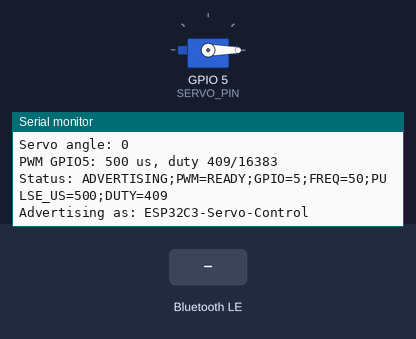
The sketch below on a simulated Seeed XIAO ESP32-C3. Parts: servo, the last lines printed to the serial monitor. The inputs (shaded band) are chosen by the test bench. Random numbers use the default seed unless the sketch sets one; nothing arrives over Bluetooth unless stated; servo pulses on a pin are drawn as a servo (544–2400 µs = 0–180°); a phone connects over Bluetooth LE 3 s after start.

Above: at 1.2 s.
1.3 s: Bluetooth LE write "HELLO" received
At 2.1 s:
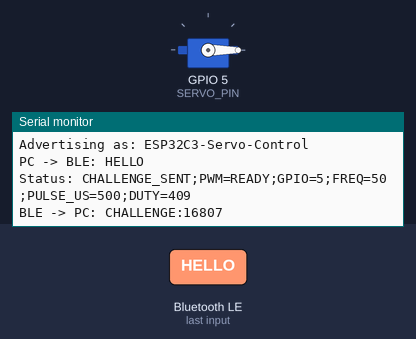
2.8 s: Bluetooth LE write "PING" received
At 2.96 s:
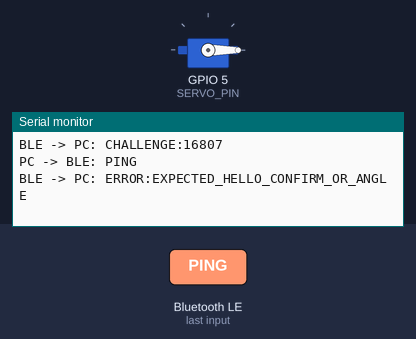
4.3 s: Bluetooth LE write "0" received
At 5.6 s:
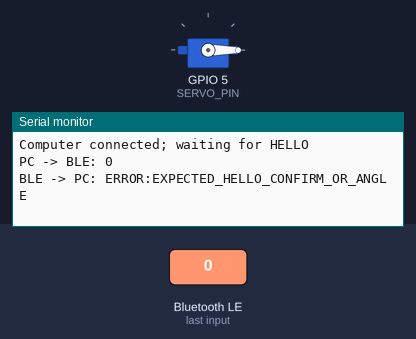

Measured:
- after the input at 1.3 s, the serial monitor: prints a new line at once (image 1)
- after the input at 2.8 s, the serial monitor: prints a new line at once (image 2)
- after the input at 4.3 s, the serial monitor: prints a new line at once (image 3)

The sketch:

esp32c3_ble_servo_control.ino
```cpp
#include <BLEDevice.h>
#include <BLEServer.h>
#include <BLEUtils.h>
#include <BLE2902.h>

constexpr char DEVICE_NAME[] = "ESP32C3-Servo-Control";
constexpr char SERVICE_UUID[] = "5ec5a100-1f4f-4d3c-9a1a-7cbf493a0001";
constexpr char RX_UUID[]      = "5ec5a101-1f4f-4d3c-9a1a-7cbf493a0001"; // Computer -> ESP32
constexpr char TX_UUID[]      = "5ec5a102-1f4f-4d3c-9a1a-7cbf493a0001"; // ESP32 -> computer (notify)
constexpr char STATUS_UUID[]  = "5ec5a103-1f4f-4d3c-9a1a-7cbf493a0001"; // Readable status

// Seeed XIAO ESP32-C3：芯片 GPIO5 对应开发板物理引脚 D3（不是 D5）。
constexpr int SERVO_PIN = 5;
constexpr int MIN_ANGLE = 0;
constexpr int MAX_ANGLE = 180;
constexpr uint32_t SERVO_FREQUENCY = 50;
// ESP32-C3 的 LEDC 最大分辨率为 14 位；设为 16 位会导致 LEDC 配置失败。
constexpr uint8_t PWM_RESOLUTION_BITS = 14;
constexpr uint32_t PWM_PERIOD_US = 1000000UL / SERVO_FREQUENCY;
constexpr uint32_t MIN_PULSE_US = 500;
constexpr uint32_t MAX_PULSE_US = 2400;
constexpr uint32_t MAX_DUTY = (1UL << PWM_RESOLUTION_BITS) - 1;

BLECharacteristic *txCharacteristic;
BLECharacteristic *statusCharacteristic;
BLEAdvertising *advertising;
bool connected = false;
bool handshakeComplete = false;
bool servoPwmReady = false;
uint32_t challenge = 0;
int currentAngle = MIN_ANGLE;
uint32_t currentPulseWidthUs = 0;
uint32_t currentDuty = 0;

String makeStatus(const String &state) {
  return state + ";PWM=" + (servoPwmReady ? "READY" : "NOT_READY")
    + ";GPIO=" + String(SERVO_PIN)
    + ";FREQ=" + String(SERVO_FREQUENCY)
    + ";PULSE_US=" + String(currentPulseWidthUs)
    + ";DUTY=" + String(currentDuty);
}

void setStatus(const String &state) {
  const String status = makeStatus(state);
  statusCharacteristic->setValue(status.c_str());
  Serial.println("Status: " + status);
}

void sendMessage(const String &message) {
  Serial.println("BLE -> PC: " + message);
  txCharacteristic->setValue(message.c_str());
  if (connected) txCharacteristic->notify();
}

bool setServoAngle(int angle) {
  if (!servoPwmReady) {
    Serial.println("ERROR: PWM is not initialized");
    return false;
  }

  const int targetAngle = constrain(angle, MIN_ANGLE, MAX_ANGLE);
  const uint32_t pulseWidthUs = map(targetAngle, MIN_ANGLE, MAX_ANGLE, MIN_PULSE_US, MAX_PULSE_US);
  const uint32_t duty = (pulseWidthUs * MAX_DUTY) / PWM_PERIOD_US;
  if (!ledcWrite(SERVO_PIN, duty)) {
    Serial.println("ERROR: LEDC duty write failed");
    servoPwmReady = false;
    return false;
  }

  currentAngle = targetAngle;
  currentPulseWidthUs = pulseWidthUs;
  currentDuty = duty;
  Serial.println("Servo angle: " + String(currentAngle));
  Serial.printf("PWM GPIO%d: %lu us, duty %lu/%lu\n", SERVO_PIN, pulseWidthUs, duty, MAX_DUTY);
  return true;
}

bool isUnsignedInteger(const String &value) {
  if (value.length() == 0) return false;
  for (size_t i = 0; i < value.length(); ++i) {
    if (!isDigit(value[i])) return false;
  }
  return true;
}

class ServerCallbacks : public BLEServerCallbacks {
  void onConnect(BLEServer *server) override {
    connected = true;
    handshakeComplete = false;
    setStatus("CONNECTED");
    Serial.println("Computer connected; waiting for HELLO");
  }

  void onDisconnect(BLEServer *server) override {
    connected = false;
    handshakeComplete = false;
    setStatus("ADVERTISING");
    delay(100);
    advertising->start();
    Serial.println("Computer disconnected; restarting advertising");
  }
};

class RxCallbacks : public BLECharacteristicCallbacks {
  void onWrite(BLECharacteristic *characteristic) override {
    String command = characteristic->getValue();
    command.trim();
    Serial.println("PC -> BLE: " + command);

    if (command == "HELLO") {
      handshakeComplete = false;
      challenge = esp_random();
      setStatus("CHALLENGE_SENT");
      sendMessage("CHALLENGE:" + String(challenge));
      return;
    }

    const String confirmPrefix = "CONFIRM:";
    if (command.startsWith(confirmPrefix)) {
      const String received = command.substring(confirmPrefix.length());
      if (challenge != 0 && received == String(challenge)) {
        handshakeComplete = true;
        setStatus("READY");
        sendMessage("READY");
        sendMessage("ANGLE:" + String(currentAngle));
      } else {
        handshakeComplete = false;
        setStatus("FAILED");
        sendMessage("ERROR:BAD_CHALLENGE");
      }
      return;
    }

    const String anglePrefix = "ANGLE:";
    if (handshakeComplete && command.startsWith(anglePrefix)) {
      const String value = command.substring(anglePrefix.length());
      if (!isUnsignedInteger(value)) {
        sendMessage("ERROR:INVALID_ANGLE");
        return;
      }
      const long requestedAngle = value.toInt();
      if (requestedAngle < MIN_ANGLE || requestedAngle > MAX_ANGLE) {
        sendMessage("ERROR:ANGLE_OUT_OF_RANGE");
        return;
      }
      if (!setServoAngle(static_cast<int>(requestedAngle))) {
        setStatus("PWM_NOT_READY");
        sendMessage("ERROR:PWM_NOT_READY");
        return;
      }
      // 状态特征供前端主动读取诊断；角度变化后必须同步刷新其中的脉宽和占空比。
      setStatus("READY");
      sendMessage("ANGLE:" + String(currentAngle));
      return;
    }

    if (handshakeComplete && command == "PING") {
      sendMessage("PONG");
      return;
    }

    sendMessage("ERROR:EXPECTED_HELLO_CONFIRM_OR_ANGLE");
  }
};

void setup() {
  Serial.begin(115200);
  servoPwmReady = ledcAttach(SERVO_PIN, SERVO_FREQUENCY, PWM_RESOLUTION_BITS);
  if (!servoPwmReady) {
    Serial.printf("ERROR: LEDC attach failed on GPIO%d\n", SERVO_PIN);
  } else if (!setServoAngle(MIN_ANGLE)) {
    Serial.println("ERROR: Initial servo PWM write failed");
  }

  BLEDevice::init(DEVICE_NAME);
  BLEServer *server = BLEDevice::createServer();
  server->setCallbacks(new ServerCallbacks());

  BLEService *service = server->createService(SERVICE_UUID);
  txCharacteristic = service->createCharacteristic(
    TX_UUID, BLECharacteristic::PROPERTY_NOTIFY | BLECharacteristic::PROPERTY_READ);
  txCharacteristic->addDescriptor(new BLE2902());

  BLECharacteristic *rxCharacteristic = service->createCharacteristic(
    RX_UUID, BLECharacteristic::PROPERTY_WRITE);
  rxCharacteristic->setCallbacks(new RxCallbacks());

  statusCharacteristic = service->createCharacteristic(
    STATUS_UUID, BLECharacteristic::PROPERTY_READ);
  setStatus("ADVERTISING");

  service->start();
  advertising = BLEDevice::getAdvertising();
  advertising->addServiceUUID(SERVICE_UUID);
  advertising->setScanResponse(true);
  advertising->start();
  Serial.println("Advertising as: " + String(DEVICE_NAME));
}

void loop() {
  delay(1000);
}
```
